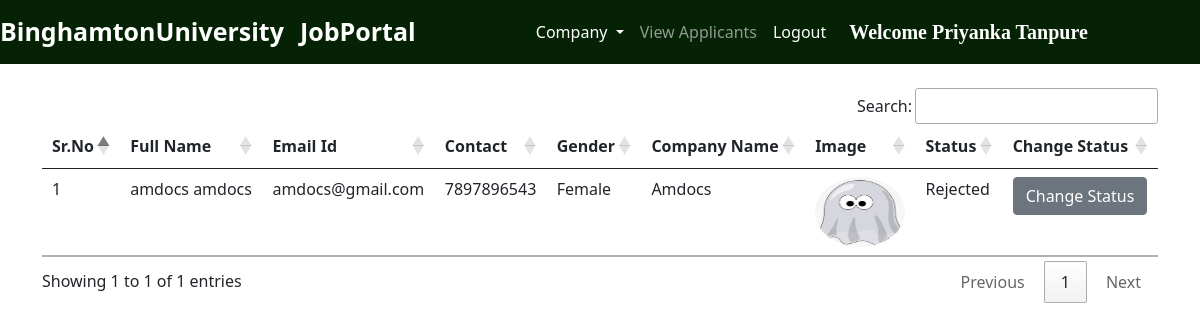
The page /rejected_companies/ (signed in) on the database its author committed.
### jobs/models.py (models this page shows, shortened)
class Company(models.Model):
    user = models.ForeignKey(User, on_delete=models.CASCADE)
    phone = models.CharField(max_length=10)
    image = models.ImageField(upload_to="")
    gender = models.CharField(max_length=10)
    type = models.CharField(max_length=15)
    status = models.CharField(max_length=20)
    company_name = models.CharField(max_length=100)

### jobs/views.py (the view)
# urls.py: path("rejected_companies/", views.rejected_companies, name="rejected_companies"),
def rejected_companies(request):
    if not request.user.is_authenticated:
        return redirect("/admin_login")
    companies = Company.objects.filter(status="Rejected")
    return render(request, "rejected_companies.html", {'companies':companies})

### jobs/templates/rejected_companies.html (shortened to what this page needs)
{% extends 'admin_navbar.html' %}
{% block body %}
<div class="container mt-4">
<table class="table table-hover" id="example">
    <thead>
        <tr>
            <th>Sr.No</th>
            <th>Full Name</th>
            <th>Email Id</th>
            <th>Contact</th>
            <th>Gender</th>
            <th>Company Name</th>
            <th>Image</th>
            <th>Status</th>
            <th>Change Status</th>
        </tr>
    </thead>
    <tbody>
        {% for company in companies %}
        <tr>
            <td>{{forloop.counter}}</td>
            <td>{{company.user.get_full_name}}</td>
            <td>{{company.user.email}}</td>
            <td>{{company.phone}}</td>
            <td>{{company.gender}}</td>
            <td>{{company.company_name}}</td>
            <td><img src="{{company.image.url}}" class="rounded-circle" width="90px" height="70px"></td>
            <td>{{company.status}}</td>
            <td><a href="/change_status/{{company.id}}/" class="btn btn-secondary">Change Status</a></td>
        </tr>
        {% endfor %}
    </tbody>
</table>
</div>
{% endblock %}

### jobs/templates/admin_navbar.html (shortened to what this page needs)
<!doctype html>
<html lang="en">
<head>
  <link href="https://cdn.jsdelivr.net/npm/bootstrap@5.0.2/dist/css/bootstrap.min.css" rel="stylesheet"
>
  <link rel="stylesheet" href="https://cdn.datatables.net/1.10.25/css/jquery.dataTables.min.css">
  <link rel="stylesheet" href="https://cdn.datatables.net/buttons/1.7.1/css/buttons.dataTables.min.css">
</head>
<body>
  <nav class="navbar navbar-expand-lg navbar-dark">
      <a class="navbar-brand" href="/"><span class="head1">Binghamton</span><span class="head2">University</span></a>
      <a class="navbar-brand" href="#"><span class="head1">Job</span><span class="head2">Portal</span></a>
      <div class="container w-50">
      <div class="collapse navbar-collapse" id="navbarSupportedContent">
        <ul class="navbar-nav me-auto mb-2 mb-lg-0">
          <div class="collapse navbar-collapse" id="navbarNavDarkDropdown">
            <ul class="navbar-nav">
              <li class="nav-item dropdown">
                <a class="nav-link active dropdown-toggle" href="#" id="navbarDarkDropdownMenuLink" role="button" data-bs-toggle="dropdown" aria-expanded="false">
                  Company
                </a>
              </li>
            </ul>
          </div>
          <li class="nav-item">
            <a class="nav-link {% block view_applicants %} {% endblock %}" href="/view_applicants/">View Applicants</a>
          </li>
          <li class="nav-item">
            <a class="nav-link active" href="/logout/">Logout</a>
          </li>
        </ul>
        <a class="navbar-brand" style="font-weight: bold; font-family: 'Times New Roman', Times, serif;" href="#">Welcome {{request.user.get_full_name}}</a>
      </div>
      </div>
  </nav>
  {% block body %}
  {% endblock %}
</body>
</html>

### jobs/templates/admin_navbar.html (style rules this page uses)
.navbar { background-color: rgb(5, 34, 5); }
.head1 { color: white; font-size: 25px; font-weight: bold; height: 50px; }
.head2 { color: white; font-size: 25px; font-weight: bold; }

### rows shown on the page
Company: user.get_full_name "amdocs amdocs", user.email "amdocs@gmail.com", phone "7897896543", gender "Female", company_name "Amdocs", image (picture), status "Rejected"

### other values the page prints
{{ request.user.get_full_name }} "Priyanka Tanpure"
